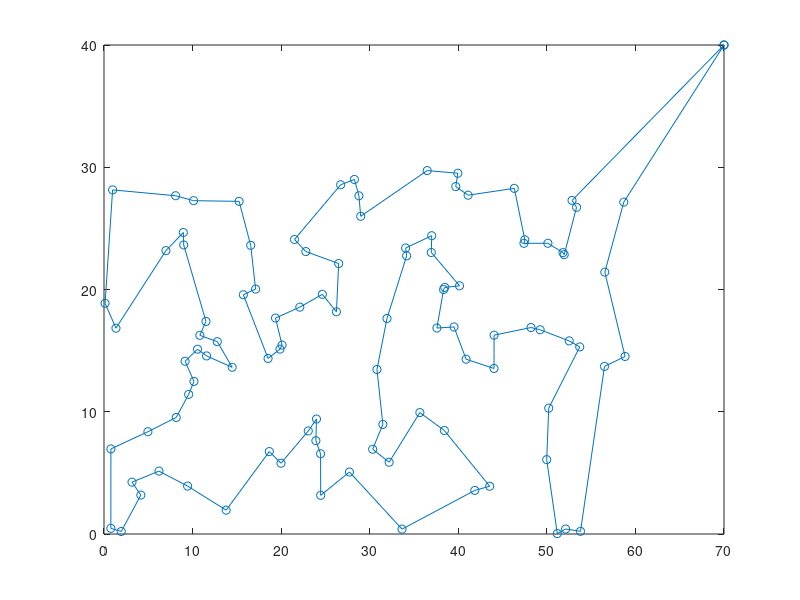

The MATLAB script that drew this image:
% 计时开始
tic;

% 清除命令窗口并清除所有变量
clc; clear;

% 加载数据文件 sj.csv，该文件包含100个目标点的坐标数据
load sj.csv;

% 提取 sj 数据中的 x 坐标，使用步长为2，从第1列开始，直到第8列结束
x = sj(:, 1:2:8);
% 将 x 转换为列向量
x = x(:);

% 提取 sj 数据中的 y 坐标，使用步长为2，从第2列开始，直到第8列结束
y = sj(:, 2:2:8);
% 将 y 转换为列向量
y = y(:);

% 将 x 和 y 坐标合并成一个矩阵 sj
sj = [x y];

% 定义初始点的坐标 d1
d1 = [70, 40];

% 将初始点 d1 添加到 sj 矩阵的开始和末尾，并将所有角度转换为弧度
sj0 = [d1; sj; d1];
sj = sj0 * pi / 180;

% 初始化一个 102x102 的零矩阵，用于存储点之间的距离
d = zeros(102);

% 计算距离矩阵 d 中的元素，使用球面余弦定理计算两点之间的距离
for i = 1:101
    for j = i + 1:102
        temp = cos(sj(i, 1) - sj(j, 1)) * cos(sj(i, 2)) * cos(sj(j, 2)) + sin(sj(i, 2)) * sin(sj(j, 2));
        d(i, j) = 6370 * acos(temp); % 地球半径约为6370公里
    end
end

% 将距离矩阵 d 变成对称矩阵，因为距离是双向的
d = d + d';

% 初始化参数
L = 102; % 点的总数，包括初始点和目标点
w = 50; % 父代个体数
dai = 100; % 遗传算法的迭代次数

% 通过改良圈算法选取优良父代 A
for k = 1:w
    c = randperm(100); % 生成 1 到 100 的随机排列
    c1 = [1, c + 1, 102]; % 将随机排列的首尾连接起来，包括初始点和末尾点
    flag = 1; % 初始化标志变量

    % 循环直到没有更优的路径
    while flag > 0
        flag = 0; % 重置标志变量
        % 尝试交换路径中的点以找到更短的路径
        for m = 1:L - 3
            for n = m + 2:L - 1
                if d(c1(m), c1(n)) + d(c1(m + 1), c1(n + 1)) < d(c1(m), c1(m + 1)) + d(c1(n), c1(n + 1))
                    flag = 1; % 发现更优路径
                    c1(m + 1:n) = c1(n:-1:m + 1); % 交换点
                end
            end
        end
    end
    % 将父代个体的路径保存到矩阵 J 中
    J(k, c1) = 1:102;
end

% 归一化 J 矩阵，将路径的首尾设置为0和1
J = J / 102;
J(:, 1) = 0; J(:, 102) = 1;

% 设置随机数生成器的状态
rand('state', sum(clock));

% 初始化父代 A 为 J 矩阵
A = J;

% 遗传算法的迭代过程
for k = 1:dai
    B = A; % 创建子代 B 的副本

    % 交配产生子代 B
    for i = 1:2:w
        % 随机生成一个 0 到 1 之间的数列，用于选择交配点
        ch0 = rand; ch(1) = 4 * ch0 * (1 - ch0);
        for j = 2:50
            ch(j) = 4 * ch(j - 1) * (1 - ch(j - 1));
        end
        ch = 2 + floor(100 * ch); % 将数列映射到 2 到 100 之间
        % 交换子代 B 中的路径片段
        temp = B(i, ch);
        B(i, ch) = B(i + 1, ch);
        B(i + 1, ch) = temp;
    end

    % 变异产生子代 C
    by = find(rand(1, w) < 0.1); % 随机选择变异点
    if length(by) == 0
        by = floor(w * rand(1)) + 1; % 如果没有变异点，则随机选择一个
    end
    C = A(by, :); % 从父代 A 中选择变异个体
    L3 = length(by); % 变异个体的数量
    for j = 1:L3
        % 随机生成变异点
        bw = 2 + floor(100 * rand(1, 3));
        bw = sort(bw); % 对变异点进行排序
        % 变异路径
        C(j, :) = C(j, [1:bw(1) - 1, bw(2) + 1:bw(3), bw(1):bw(2), bw(3) + 1:102]);
    end

    % 将父代 A、子代 B 和子代 C 合并为一个集合 G
    G = [A; B; C];
    TL = size(G, 1); % 集合 G 的大小

    % 在父代和子代中选择优良品种作为新的父代
    [dd, IX] = sort(G, 2); % 按列对 G 进行排序
    temp(1:TL) = 0; % 初始化临时变量
    % 计算每个个体的路径长度
    for j = 1:TL
        for i = 1:101
            temp(j) = temp(j) + d(IX(j, i), IX(j, i + 1));
        end
    end
    [DZ, IZ] = sort(temp); % 按路径长度对临时变量进行排序
    % 选择最短路径的个体作为新的父代
    A = G(IZ(1:w), :);
end

% 输出最优路径和长度
path = IX(IZ(1), :) % 最优路径
long = DZ(1) % 最优路径的长度

% 计时结束
toc;

xx = sj0(path, 1); % 提取 x 坐标
yy = sj0(path, 2); % 提取 y 坐标
plot(xx, yy, '-o');